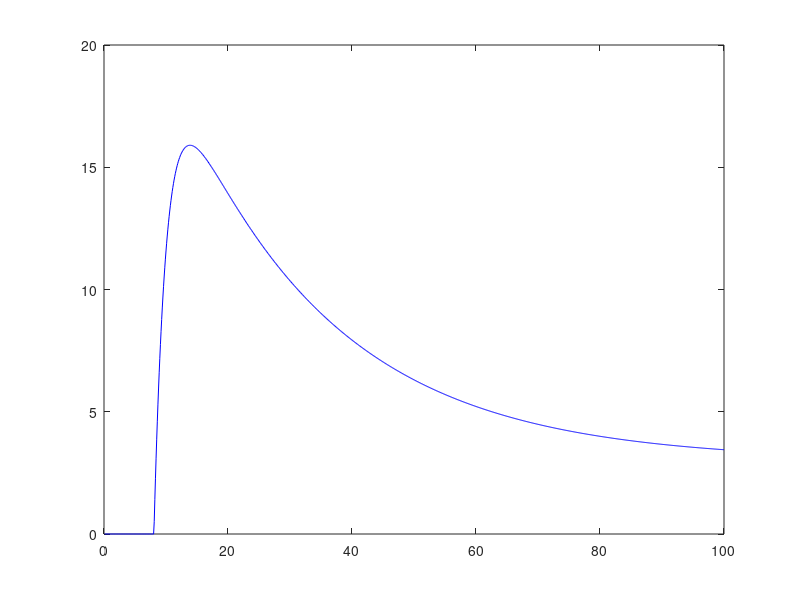

The MATLAB source for this figure:
% Setting time axis
x = 0.1:0.1:100;

% Setting fitting parameters
a = 25;  % tau decay
b = 2;   % tau rise
c = 20;  % amplitude decay  
d = 5;   % amplitude rise
e = 3;   % symtotic rate value
f = 5;   % refractory period
g = 2;   % tau decay burst/doublets
h = 5;   % contant burst/doublet amplitude

fit = max(c*(exp(-(x-f)/a)-d*exp(-(x-f)/b))+e+h*exp(-(x-f)/g),0);

figure, plot(x,fit,'b')